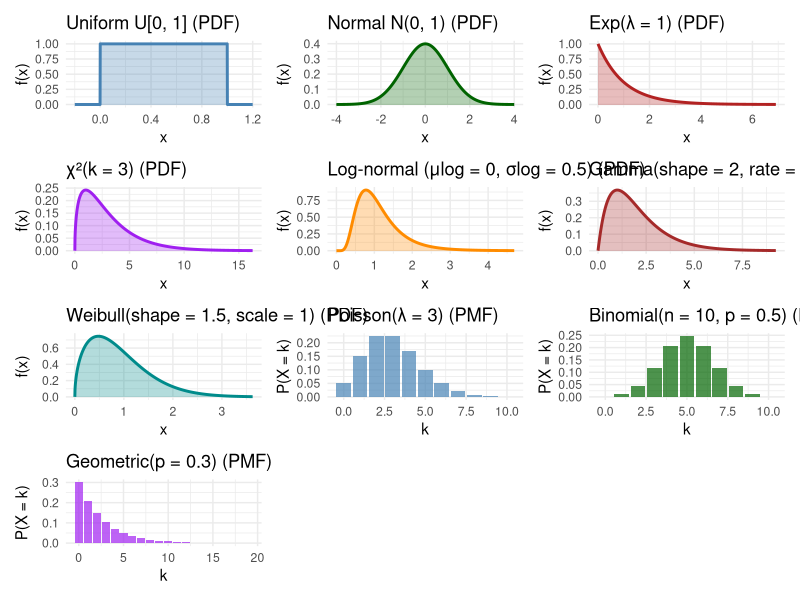
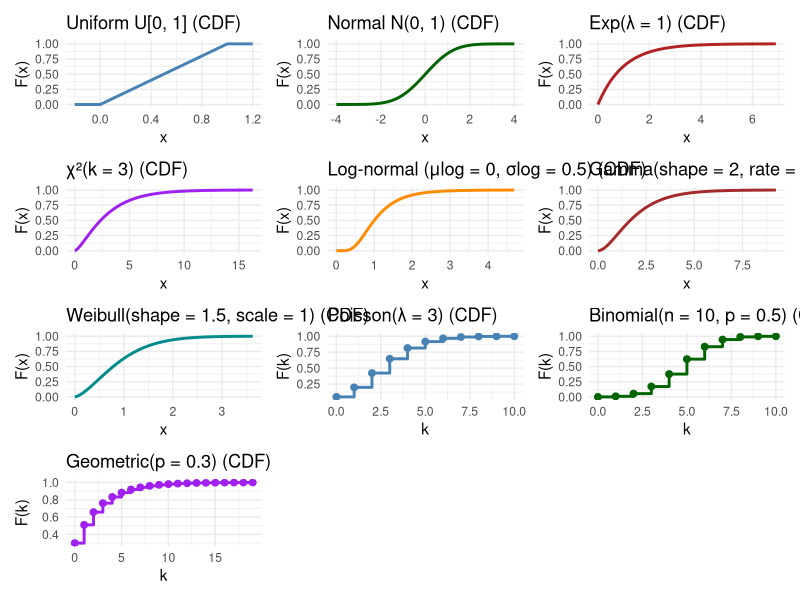

Write the R code that produced these figures, in order.
library(ggplot2)
library(gridExtra)
library(patchwork)

plot_overlay_pdf <- function(x, 
                             dists = c("normal", "gamma", "lognormal"), 
                             params = list(),
                             name = "X") {
  
  # 1. Базовый датафрейм
  df_obs <- data.frame(x = x)
  
  # Создаем плотную последовательность для теоретических линий
  x_seq <- seq(min(x), max(x), length.out = 500)
  
  df_theory_list <- list()
  labels_and_colors <- list()
  
  base_colors <- c(
    uniform   = "steelblue",
    normal    = "brown",
    exp       = "firebrick",
    chisq     = "purple",
    lognormal = "darkorange",
    gamma     = "forestgreen",
    weibull   = "darkcyan",
    pois      = "orchid",
    binom     = "darkblue",
    geom      = "pink"
  )
  
  for (d in dists) {
    p <- params[[d]]
    if (is.null(p)) next
    
    # Вычисляем плотность или вероятность для каждой функции
    res <- switch(d,
                  normal = {
                    y <- dnorm(x_seq, mean = p$mean, sd = p$sd)
                    list(y = y, label = sprintf("Normal(μ=%.2f, σ=%.2f)", p$mean, p$sd), type = "line")
                  },
                  gamma = {
                    y <- dgamma(x_seq, shape = p$shape, rate = p$rate)
                    list(y = y, label = sprintf("Gamma(shape=%.2f, rate=%.2f)", p$shape, p$rate), type = "line")
                  },
                  lognormal = {
                    y <- dlnorm(x_seq, meanlog = p$meanlog, sdlog = p$sdlog)
                    list(y = y, label = sprintf("Log-normal(μ=%.2f, σ=%.2f)", p$meanlog, p$sdlog), type = "line")
                  },
                  exp = {
                    y <- dexp(x_seq, rate = p$rate)
                    list(y = y, label = sprintf("Exp(λ=%.2f)", p$rate), type = "line")
                  },
                  weibull = {
                    y <- dweibull(x_seq, shape = p$shape, scale = p$scale)
                    list(y = y, label = sprintf("Weibull(k=%.2f, λ=%.2f)", p$shape, p$scale), type = "line")
                  },
                  uniform = {
                    y <- dunif(x_seq, min = p$min, max = p$max)
                    list(y = y, label = sprintf("Uniform[%.2f, %.2f]", p$min, p$max), type = "line")
                  },
                  chisq = {
                    y <- dchisq(x_seq, df = p$df)
                    list(y = y, label = sprintf("Chi-sq(df=%.2f)", p$df), type = "line")
                  },
                  pois = {
                    # Для дискретных используем вероятность. Так как x_seq непрерывен, 
                    # округляем для получения "ступенек"
                    y <- dpois(round(x_seq), lambda = p$lambda)
                    list(y = y, label = sprintf("Poisson(λ=%.2f)", p$lambda), type = "step")
                  },
                  binom = {
                    y <- dbinom(round(x_seq), size = p$size, prob = p$prob)
                    list(y = y, label = sprintf("Binom(n=%g, p=%.2f)", p$size, p$prob), type = "step")
                  },
                  geom = {
                    y <- dgeom(round(x_seq), prob = p$prob)
                    list(y = y, label = sprintf("Geom(p=%.2f)", p$prob), type = "step")
                  },
                  {
                    warning(sprintf("Распределение '%s' не поддерживается", d))
                    list(y = NULL, label = "", type = "none")
                  }
    )
    
    if (!is.null(res$y)) {
      df_theory_list[[d]] <- data.frame(
        x = x_seq, 
        y = res$y, 
        Distribution = res$label,
        Type = res$type
      )
      labels_and_colors[[res$label]] <- unname(base_colors[d])
    }
  }
  
  # Разделяем данные для непрерывных (линии) и дискретных (ступеньки)
  df_theory <- do.call(rbind, df_theory_list)
  df_lines <- subset(df_theory, Type == "line")
  df_steps <- subset(df_theory, Type == "step")
  
  # Добавляем легенду для гистограммы и KDE
  labels_and_colors[["Гистограмма"]] <- "steelblue"
  labels_and_colors[["KDE"]] <- "darkred"
  
  color_vector <- unlist(labels_and_colors)
  
  # 3. Строим итоговый график
  p_final <- ggplot() +
    # Гистограмма
    geom_histogram(data = df_obs, aes(x = x, y = after_stat(density), fill = "Гистограмма"), 
                   bins = nclass.Sturges(x), color = "white", alpha = 0.5) +
    
    # KDE
    geom_density(data = df_obs, aes(x = x, color = "KDE"), 
                 linewidth = 1.2, alpha = 1) +
    
    # Непрерывные теоретические плотности (полупрозрачные линии)
    {if(nrow(df_lines) > 0) geom_line(data = df_lines, 
                                      aes(x = x, y = y, color = Distribution), 
                                      linewidth = 1, alpha = 0.7)} +
    
    # Дискретные теоретические вероятности (ступеньки)
    {if(nrow(df_steps) > 0) geom_step(data = df_steps, 
                                      aes(x = x, y = y, color = Distribution), 
                                      linewidth = 1, alpha = 0.7, direction = "hv")} +
    
    # Настройка цветов для линий
    scale_color_manual(name = "Распределения", values = color_vector) +
    
    # Настройка цвета заливки гистограммы (чтобы не было дубля в легенде)
    scale_fill_manual(name = "Распределения", values = c("Гистограмма" = "steelblue"), guide = "none") +
    
    labs(title = sprintf("%s: Гистограмма, KDE и теоретические плотности", name),
         x = "x", y = "Плотность / Вероятность") +
    theme_minimal() +
    theme(legend.position = "right",
          legend.direction = "vertical") +
    guides(color = guide_legend(ncol = 1))
  
  return(p_final)
}

plot_overlay_cdf <- function(x, 
                             dists = c("normal", "gamma", "lognormal"), 
                             params = list(),
                             name = "X") {
  
  # 1. Готовим базовый датафрейм с эмпирической функцией (ECDF)
  df_ecdf <- data.frame(x = x)
  
  # Создаем последовательность для теоретических линий
  x_seq <- seq(min(x), max(x), length.out = 500)
  
  # 2. Собираем данные для выбранных теоретических CDF
  df_theory_list <- list()
  labels_and_colors <- list()
  
  base_colors <- c(
    uniform   = "steelblue",
    normal    = "brown",
    exp       = "firebrick",
    chisq     = "purple",
    lognormal = "darkorange",
    gamma     = "forestgreen",
    weibull   = "darkcyan",
    pois      = "orchid",
    binom     = "darkblue",
    geom      = "pink"
  )
  
  for (d in dists) {
    p <- params[[d]]
    
    if (is.null(p)) next
    
    # Вычисляем CDF для каждой выбранной функции
    res <- switch(d,
                  normal = {
                    y <- pnorm(x_seq, mean = p$mean, sd = p$sd)
                    list(y = y, label = sprintf("Normal(μ=%.2f, σ=%.2f)", p$mean, p$sd))
                  },
                  gamma = {
                    y <- pgamma(x_seq, shape = p$shape, rate = p$rate)
                    list(y = y, label = sprintf("Gamma(shape=%.2f, rate=%.2f)", p$shape, p$rate))
                  },
                  lognormal = {
                    y <- plnorm(x_seq, meanlog = p$meanlog, sdlog = p$sdlog)
                    list(y = y, label = sprintf("Log-normal(μ=%.2f, σ=%.2f)", p$meanlog, p$sdlog))
                  },
                  exp = {
                    y <- pexp(x_seq, rate = p$rate)
                    list(y = y, label = sprintf("Exp(λ=%.2f)", p$rate))
                  },
                  weibull = {
                    y <- pweibull(x_seq, shape = p$shape, scale = p$scale)
                    list(y = y, label = sprintf("Weibull(k=%.2f, λ=%.2f)", p$shape, p$scale))
                  },
                  uniform = {
                    y <- punif(x_seq, min = p$min, max = p$max)
                    list(y = y, label = sprintf("Uniform[%.2f, %.2f]", p$min, p$max))
                  },
                  chisq = {
                    y <- pchisq(x_seq, df = p$df)
                    list(y = y, label = sprintf("Chi-sq(df=%.2f)", p$df))
                  },
                  pois = {
                    y <- ppois(floor(x_seq), lambda = p$lambda) # floor для дискретных
                    list(y = y, label = sprintf("Poisson(λ=%.2f)", p$lambda))
                  },
                  binom = {
                    y <- pbinom(round(x_seq), size = p$size, prob = p$prob)
                    list(y = y, label = sprintf("Binom(n=%g, p=%.2f)", p$size, p$prob))
                  },
                  geom = {
                    y <- pgeom(floor(x_seq), prob = p$prob)
                    list(y = y, label = sprintf("Geom(p=%.2f)", p$prob))
                  },
                  {
                    warning(sprintf("Распределение '%s' не поддерживается", d))
                    list(y = NULL, label = "")
                  }
    )
    
    if (!is.null(res$y)) {
      # Добавляем данные для линии
      df_theory_list[[d]] <- data.frame(
        x = x_seq, 
        y = res$y, 
        Distribution = res$label
      )
      
      # Собираем цвет для этой метки
      labels_and_colors[[res$label]] <- unname(base_colors[d])
    }
  }
  labels_and_colors[["Эмпирическая (ECDF)"]] <- "darkgreen"
  
  
  # Объединяем все теоретические линии в один датафрейм
  df_theory <- do.call(rbind, df_theory_list)
  color_vector <- unlist(labels_and_colors)
  
  # 3. Строим итоговый график
  p_final <- ggplot() +
    stat_ecdf(data = df_ecdf, aes(x = x, color = "Эмпирическая (ECDF)"), 
              linewidth = 1.2, alpha = 0.8) +
    geom_line(data = df_theory, 
              aes(x = x, y = y, color = Distribution), 
              linewidth = 1, alpha = 0.6) +
    
    # Используем динамический вектор цветов
    scale_color_manual(name = "Распределения", values = color_vector) +
    
    labs(title = sprintf("%s: ECDF vs Теоретические CDF", name),
         x = "x", y = "F(x)") +
    theme_minimal() +
    theme(
      legend.position = "right",
      legend.direction = "vertical"
    ) +
    guides(
      color = guide_legend(ncol = 1)
    )
  
  return(p_final)
}

plot_duniform <- function(a = 0, b = 1, n = 1000) {
  x <- seq(a - 0.2 * (b - a), b + 0.2 * (b - a), length.out = n)
  y <- dunif(x, a, b)
  df <- data.frame(x = x, y = y)
  ggplot(df, aes(x, y)) +
    geom_line(color = "steelblue", linewidth = 1) +
    geom_area(data = subset(df, x >= a & x <= b), fill = "steelblue", alpha = 0.3) +
    labs(title = sprintf("Uniform U[%g, %g] (PDF)", a, b), x = "x", y = "f(x)") + 
    theme_minimal()
}

plot_puniform <- function(a = 0, b = 1, n = 1000) {
  x <- seq(a - 0.2 * (b - a), b + 0.2 * (b - a), length.out = n)
  y <- punif(x, a, b)
  df <- data.frame(x = x, y = y)
  ggplot(df, aes(x, y)) +
    geom_line(color = "steelblue", linewidth = 1) +
    labs(title = sprintf("Uniform U[%g, %g] (CDF)", a, b), x = "x", y = "F(x)") + 
    theme_minimal()
}

plot_dnormal <- function(mu = 0, sigma2 = 1, n = 1000) {
  sigma <- sqrt(sigma2)
  x <- seq(mu - 4 * sigma, mu + 4 * sigma, length.out = n)
  y <- dnorm(x, mu, sigma)
  df <- data.frame(x = x, y = y)
  ggplot(df, aes(x, y)) +
    geom_line(color = "darkgreen", linewidth = 1) +
    geom_area(fill = "darkgreen", alpha = 0.3) +
    labs(title = sprintf("Normal N(%g, %g) (PDF)", mu, sigma2), x = "x", y = "f(x)") + 
    theme_minimal()
}

plot_pnormal <- function(mu = 0, sigma2 = 1, n = 1000) {
  sigma <- sqrt(sigma2)
  x <- seq(mu - 4 * sigma, mu + 4 * sigma, length.out = n)
  y <- pnorm(x, mu, sigma)
  df <- data.frame(x = x, y = y)
  ggplot(df, aes(x, y)) +
    geom_line(color = "darkgreen", linewidth = 1) +
    labs(title = sprintf("Normal N(%g, %g) (CDF)", mu, sigma2), x = "x", y = "F(x)") + 
    theme_minimal()
}

plot_dexp <- function(lambda = 1, n = 1000) {
  x <- seq(0, qexp(0.999, lambda), length.out = n)
  y <- dexp(x, lambda)
  df <- data.frame(x = x, y = y)
  ggplot(df, aes(x, y)) +
    geom_line(color = "firebrick", linewidth = 1) +
    geom_area(fill = "firebrick", alpha = 0.3) +
    labs(title = sprintf("Exp(λ = %g) (PDF)", lambda), x = "x", y = "f(x)") + 
    theme_minimal()
}

plot_pexp <- function(lambda = 1, n = 1000) {
  x <- seq(0, qexp(0.999, lambda), length.out = n)
  y <- pexp(x, lambda)
  df <- data.frame(x = x, y = y)
  ggplot(df, aes(x, y)) +
    geom_line(color = "firebrick", linewidth = 1) +
    labs(title = sprintf("Exp(λ = %g) (CDF)", lambda), x = "x", y = "F(x)") + 
    theme_minimal()
}

plot_dchisq <- function(k = 3, n = 1000) {
  x <- seq(0, qchisq(0.999, k), length.out = n)
  y <- dchisq(x, k)
  df <- data.frame(x = x, y = y)
  ggplot(df, aes(x, y)) +
    geom_line(color = "purple", linewidth = 1) +
    geom_area(fill = "purple", alpha = 0.3) +
    labs(title = sprintf("χ²(k = %g) (PDF)", k), x = "x", y = "f(x)") + 
    theme_minimal()
}

plot_pchisq <- function(k = 3, n = 1000) {
  x <- seq(0, qchisq(0.999, k), length.out = n)
  y <- pchisq(x, k)
  df <- data.frame(x = x, y = y)
  ggplot(df, aes(x, y)) +
    geom_line(color = "purple", linewidth = 1) +
    labs(title = sprintf("χ²(k = %g) (CDF)", k), x = "x", y = "F(x)") + 
    theme_minimal()
}

plot_dlognormal <- function(mu = 0, sigma = 1, n = 1000) {
  x <- seq(0, qlnorm(0.999, mu, sigma), length.out = n)
  y <- dlnorm(x, mu, sigma)
  df <- data.frame(x = x, y = y)
  ggplot(df, aes(x, y)) +
    geom_line(color = "darkorange", linewidth = 1) +
    geom_area(fill = "darkorange", alpha = 0.3) +
    labs(title = sprintf("Log-normal (μlog = %g, σlog = %g) (PDF)", mu, sigma), x = "x", y = "f(x)") + 
    theme_minimal()
}

plot_plognormal <- function(mu = 0, sigma = 1, n = 1000) {
  x <- seq(0, qlnorm(0.999, mu, sigma), length.out = n)
  y <- plnorm(x, mu, sigma)
  df <- data.frame(x = x, y = y)
  ggplot(df, aes(x, y)) +
    geom_line(color = "darkorange", linewidth = 1) +
    labs(title = sprintf("Log-normal (μlog = %g, σlog = %g) (CDF)", mu, sigma), x = "x", y = "F(x)") + 
    theme_minimal()
}

plot_dgamma <- function(shape = 2, rate = 1, n = 1000) {
  x <- seq(0, qgamma(0.999, shape, rate), length.out = n)
  y <- dgamma(x, shape, rate)
  df <- data.frame(x = x, y = y)
  ggplot(df, aes(x, y)) +
    geom_line(color = "brown", linewidth = 1) +
    geom_area(fill = "brown", alpha = 0.3) +
    labs(title = sprintf("Gamma(shape = %g, rate = %g) (PDF)", shape, rate), x = "x", y = "f(x)") + 
    theme_minimal()
}

plot_pgamma <- function(shape = 2, rate = 1, n = 1000) {
  x <- seq(0, qgamma(0.999, shape, rate), length.out = n)
  y <- pgamma(x, shape, rate)
  df <- data.frame(x = x, y = y)
  ggplot(df, aes(x, y)) +
    geom_line(color = "brown", linewidth = 1) +
    labs(title = sprintf("Gamma(shape = %g, rate = %g) (CDF)", shape, rate), x = "x", y = "F(x)") + 
    theme_minimal()
}

plot_dweibull <- function(shape = 1.5, scale = 1, n = 1000) {
  x <- seq(0, qweibull(0.999, shape, scale), length.out = n)
  y <- dweibull(x, shape, scale)
  df <- data.frame(x = x, y = y)
  ggplot(df, aes(x, y)) +
    geom_line(color = "darkcyan", linewidth = 1) +
    geom_area(fill = "darkcyan", alpha = 0.3) +
    labs(title = sprintf("Weibull(shape = %g, scale = %g) (PDF)", shape, scale), x = "x", y = "f(x)") + 
    theme_minimal()
}

plot_pweibull <- function(shape = 1.5, scale = 1, n = 1000) {
  x <- seq(0, qweibull(0.999, shape, scale), length.out = n)
  y <- pweibull(x, shape, scale)
  df <- data.frame(x = x, y = y)
  ggplot(df, aes(x, y)) +
    geom_line(color = "darkcyan", linewidth = 1) +
    labs(title = sprintf("Weibull(shape = %g, scale = %g) (CDF)", shape, scale), x = "x", y = "F(x)") + 
    theme_minimal()
}

plot_dpois <- function(lambda = 3) {
  x <- 0:qpois(0.999, lambda)
  y <- dpois(x, lambda)
  df <- data.frame(x = x, y = y)
  ggplot(df, aes(x, y)) +
    geom_col(fill = "steelblue", alpha = 0.7) +
    labs(title = sprintf("Poisson(λ = %g) (PMF)", lambda), x = "k", y = "P(X = k)") + 
    theme_minimal()
}

plot_ppois <- function(lambda = 3) {
  x <- 0:qpois(0.999, lambda)
  y <- ppois(x, lambda)
  df <- data.frame(x = x, y = y)
  ggplot(df, aes(x, y)) +
    geom_step(color = "steelblue", linewidth = 1, direction = "hv") +
    geom_point(color = "steelblue", size = 2) +
    labs(title = sprintf("Poisson(λ = %g) (CDF)", lambda), x = "k", y = "F(k)") + 
    theme_minimal()
}

plot_dbinom <- function(n = 10, p = 0.5) {
  x <- 0:n
  y <- dbinom(x, n, p)
  df <- data.frame(x = x, y = y)
  ggplot(df, aes(x, y)) +
    geom_col(fill = "darkgreen", alpha = 0.7) +
    labs(title = sprintf("Binomial(n = %g, p = %g) (PMF)", n, p), x = "k", y = "P(X = k)") + 
    theme_minimal()
}

plot_pbinom <- function(n = 10, p = 0.5) {
  x <- 0:n
  y <- pbinom(x, n, p)
  df <- data.frame(x = x, y = y)
  ggplot(df, aes(x, y)) +
    geom_step(color = "darkgreen", linewidth = 1, direction = "hv") +
    geom_point(color = "darkgreen", size = 2) +
    labs(title = sprintf("Binomial(n = %g, p = %g) (CDF)", n, p), x = "k", y = "F(k)") + 
    theme_minimal()
}

plot_dgeom <- function(p = 0.3) {
  x <- 0:qgeom(0.999, p)
  y <- dgeom(x, p)
  df <- data.frame(x = x, y = y)
  ggplot(df, aes(x, y)) +
    geom_col(fill = "purple", alpha = 0.7) +
    labs(title = sprintf("Geometric(p = %g) (PMF)", p), x = "k", y = "P(X = k)") + 
    theme_minimal()
}

plot_pgeom <- function(p = 0.3) {
  x <- 0:qgeom(0.999, p)
  y <- pgeom(x, p)
  df <- data.frame(x = x, y = y)
  ggplot(df, aes(x, y)) +
    geom_step(color = "purple", linewidth = 1, direction = "hv") +
    geom_point(color = "purple", size = 2) +
    labs(title = sprintf("Geometric(p = %g) (CDF)", p), x = "k", y = "F(k)") + 
    theme_minimal()
}


dplots <- list(
  plot_duniform(0, 1), plot_dnormal(0, 1), plot_dexp(1),
  plot_dchisq(3), plot_dlognormal(0, 0.5), plot_dgamma(2, 1),
  plot_dweibull(1.5, 1), plot_dpois(3), plot_dbinom(10, 0.5),
  plot_dgeom(0.3)
)

pplots <- list(
  plot_puniform(0, 1), plot_pnormal(0, 1), plot_pexp(1),
  plot_pchisq(3), plot_plognormal(0, 0.5), plot_pgamma(2, 1),
  plot_pweibull(1.5, 1), plot_ppois(3), plot_pbinom(10, 0.5),
  plot_pgeom(0.3)
)

dp_grid <- wrap_plots(dplots, ncol = 3)
p_grid  <- wrap_plots(pplots, ncol = 3)

grids <- list(dgrid = dp_grid, pgrid = p_grid)
